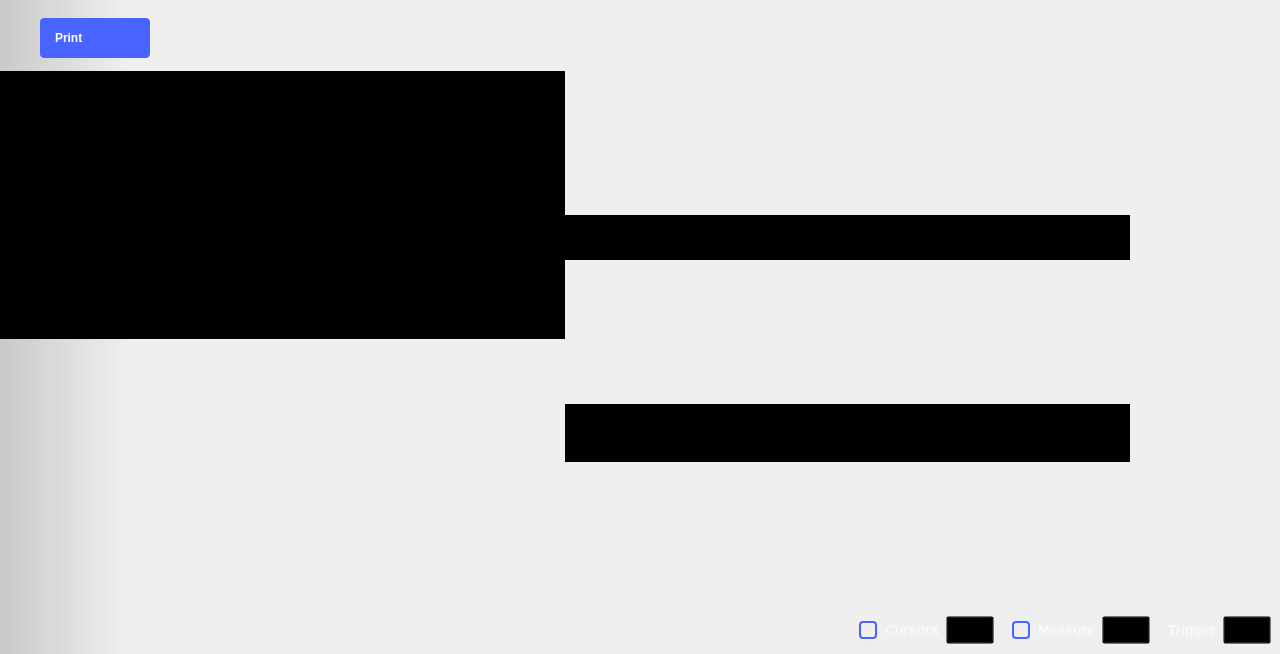
<?xml version="1.0" encoding="UTF-8"?>
<ui version="4.0">
 <class>Oscilloscope</class>
 <widget class="QWidget" name="Oscilloscope">
  <property name="geometry">
   <rect>
    <x>0</x>
    <y>0</y>
    <width>1280</width>
    <height>654</height>
   </rect>
  </property>
  <property name="sizePolicy">
   <sizepolicy hsizetype="MinimumExpanding" vsizetype="MinimumExpanding">
    <horstretch>0</horstretch>
    <verstretch>0</verstretch>
   </sizepolicy>
  </property>
  <property name="minimumSize">
   <size>
    <width>1280</width>
    <height>0</height>
   </size>
  </property>
  <property name="windowTitle">
   <string>Scopy Oscilloscope</string>
  </property>
  <layout class="QVBoxLayout" name="verticalLayout_2">
   <property name="spacing">
    <number>0</number>
   </property>
   <property name="leftMargin">
    <number>0</number>
   </property>
   <property name="topMargin">
    <number>0</number>
   </property>
   <property name="rightMargin">
    <number>0</number>
   </property>
   <property name="bottomMargin">
    <number>0</number>
   </property>
   <item>
    <widget class="adiscope::DetachDragZone" name="mainWidget" native="true">
     <property name="styleSheet">
      <string notr="true">#mainWidget {
background-color: qlineargradient(spread:pad, x1:0, y1:0, x2:0.1, y2:0, stop:0 rgba(0, 0, 0, 40), stop:1 transparent);
}</string>
     </property>
     <layout class="QVBoxLayout" name="verticalLayout_3">
      <property name="spacing">
       <number>0</number>
      </property>
      <property name="leftMargin">
       <number>0</number>
      </property>
      <property name="topMargin">
       <number>0</number>
      </property>
      <property name="rightMargin">
       <number>0</number>
      </property>
      <property name="bottomMargin">
       <number>0</number>
      </property>
      <item>
       <layout class="QHBoxLayout" name="hLayout_top_btn_area">
        <property name="spacing">
         <number>40</number>
        </property>
        <property name="topMargin">
         <number>15</number>
        </property>
        <property name="rightMargin">
         <number>40</number>
        </property>
        <property name="bottomMargin">
         <number>9</number>
        </property>
        <item>
         <spacer name="horizontalSpacer_7">
          <property name="orientation">
           <enum>Qt::Horizontal</enum>
          </property>
          <property name="sizeType">
           <enum>QSizePolicy::Fixed</enum>
          </property>
          <property name="sizeHint" stdset="0">
           <size>
            <width>40</width>
            <height>10</height>
           </size>
          </property>
         </spacer>
        </item>
        <item>
         <widget class="QPushButton" name="printBtn">
          <property name="layoutDirection">
           <enum>Qt::RightToLeft</enum>
          </property>
          <property name="styleSheet">
           <string notr="true">
QPushButton {
  width: 80px;
  height: 40px;

  text-align: left;
  font-weight: bold;
  padding-left: 15px;
  padding-right: 15px;
  qproperty-text: &quot;Print&quot;;

  border-radius: 4px;

  background-color: #4a64ff;
  color: #ffffff;

}

QPushButton:pressed {
  background-color: #2a44df;
}

QPushButton:hover {
	background-color: #4a34ff;
}</string>
          </property>
          <property name="text">
           <string>Print</string>
          </property>
          <property name="icon">
           <iconset resource="../resources/resources.qrc">
            <normaloff>:/icons/ic printer.svg</normaloff>:/icons/ic printer.svg</iconset>
          </property>
          <property name="iconSize">
           <size>
            <width>10</width>
            <height>10</height>
           </size>
          </property>
         </widget>
        </item>
        <item>
         <spacer name="horizontalSpacer_11">
          <property name="orientation">
           <enum>Qt::Horizontal</enum>
          </property>
          <property name="sizeType">
           <enum>QSizePolicy::Expanding</enum>
          </property>
          <property name="sizeHint" stdset="0">
           <size>
            <width>40</width>
            <height>20</height>
           </size>
          </property>
         </spacer>
        </item>
        <item>
         <widget class="adiscope::RunSingleWidget" name="runSingleWidget" native="true"/>
        </item>
        <item>
         <widget class="QWidget" name="widget" native="true">
          <property name="minimumSize">
           <size>
            <width>30</width>
            <height>0</height>
           </size>
          </property>
          <property name="styleSheet">
           <string notr="true">QPushButton {
  min-height: 40px;
  max-height: 40px;
  min-width: 60px;
  max-width: 60px;
  padding-top:5px
}

QPushButton:checked {
  border-top: 1px solid rgba(255,255,255,150);
}

QPushButton:!checked {
  border-top: 1px solid rgba(255,255,255,0);
}

QPushButton:!checked:hover {
  border-top: 1px solid rgba(255,255,255,0);
}

QPushButton:checked:hover {
  border-top: 1px solid rgba(255,255,255,200);
}</string>
          </property>
          <layout class="QHBoxLayout" name="horizontalLayout_3">
           <property name="spacing">
            <number>0</number>
           </property>
           <property name="leftMargin">
            <number>0</number>
           </property>
           <property name="topMargin">
            <number>0</number>
           </property>
           <property name="rightMargin">
            <number>0</number>
           </property>
           <property name="bottomMargin">
            <number>0</number>
           </property>
           <item>
            <widget class="adiscope::CustomPushButton" name="btnGeneralSettings">
             <property name="styleSheet">
              <string notr="true">QPushButton:checked {
  image: url(:/icons/gear_wheel_pressed.svg);
}

QPushButton:!checked {
  image: url(:/icons/gear_wheel.svg);
}


QPushButton:!checked:hover {
  image: url(:/icons/gear_wheel_hover.svg);
}

QPushButton:checked:hover {
  image: url(:/icons/gear_wheel_pressed.svg);
}</string>
             </property>
             <property name="text">
              <string/>
             </property>
             <property name="checkable">
              <bool>true</bool>
             </property>
             <attribute name="buttonGroup">
              <string notr="true">settings_group</string>
             </attribute>
            </widget>
           </item>
           <item>
            <widget class="QPushButton" name="btnSettings">
             <property name="styleSheet">
              <string notr="true">QPushButton:checked {
  image: url(:/icons/setup3_checked_hover.svg);
}

QPushButton:!checked {
  image: url(:/icons/setup3_unchecked.svg);
}

QPushButton:!checked:hover {
  image: url(:/icons/setup3_unchecked_hover.svg);
}

QPushButton:checked:hover {
  image: url(:/icons/setup3_checked_hover.svg);
}</string>
             </property>
             <property name="text">
              <string/>
             </property>
             <property name="checkable">
              <bool>true</bool>
             </property>
            </widget>
           </item>
          </layout>
         </widget>
        </item>
       </layout>
      </item>
      <item>
       <layout class="QHBoxLayout" name="hLayout_central_area">
        <property name="spacing">
         <number>0</number>
        </property>
        <property name="leftMargin">
         <number>0</number>
        </property>
        <property name="rightMargin">
         <number>0</number>
        </property>
        <item>
         <layout class="QVBoxLayout" name="plot_and_buffPreviewer">
          <item>
           <widget class="QWidget" name="hLayoutBufferPreview" native="true">
            <property name="styleSheet">
             <string notr="true">background-color:black;</string>
            </property>
            <layout class="QHBoxLayout" name="hLayout_buffPreview">
             <property name="spacing">
              <number>0</number>
             </property>
             <item>
              <spacer name="horizontalSpacer_4">
               <property name="orientation">
                <enum>Qt::Horizontal</enum>
               </property>
               <property name="sizeHint" stdset="0">
                <size>
                 <width>10</width>
                 <height>10</height>
                </size>
               </property>
              </spacer>
             </item>
             <item>
              <layout class="QVBoxLayout" name="vLayoutBufferSlot">
               <property name="spacing">
                <number>0</number>
               </property>
              </layout>
             </item>
             <item>
              <spacer name="horizontalSpacer_3">
               <property name="orientation">
                <enum>Qt::Horizontal</enum>
               </property>
               <property name="sizeHint" stdset="0">
                <size>
                 <width>10</width>
                 <height>10</height>
                </size>
               </property>
              </spacer>
             </item>
            </layout>
           </widget>
          </item>
          <item>
           <widget class="QWidget" name="widgetPlotContainer" native="true">
            <layout class="QGridLayout" name="gridLayout_5">
             <property name="leftMargin">
              <number>0</number>
             </property>
             <property name="topMargin">
              <number>0</number>
             </property>
             <property name="rightMargin">
              <number>0</number>
             </property>
             <property name="bottomMargin">
              <number>0</number>
             </property>
             <property name="spacing">
              <number>0</number>
             </property>
             <item row="0" column="0">
              <widget class="QWidget" name="container_fft_plot" native="true">
               <layout class="QGridLayout" name="gridLayoutFFT">
                <property name="leftMargin">
                 <number>20</number>
                </property>
                <property name="topMargin">
                 <number>0</number>
                </property>
                <property name="rightMargin">
                 <number>0</number>
                </property>
                <property name="bottomMargin">
                 <number>0</number>
                </property>
                <property name="horizontalSpacing">
                 <number>2</number>
                </property>
                <property name="verticalSpacing">
                 <number>0</number>
                </property>
                <item row="0" column="0">
                 <layout class="QHBoxLayout" name="hlayout_fft">
                  <property name="spacing">
                   <number>0</number>
                  </property>
                 </layout>
                </item>
               </layout>
              </widget>
             </item>
             <item row="2" column="0">
              <layout class="QVBoxLayout" name="plot_and_scales">
               <property name="spacing">
                <number>0</number>
               </property>
               <property name="topMargin">
                <number>0</number>
               </property>
               <property name="rightMargin">
                <number>0</number>
               </property>
               <property name="bottomMargin">
                <number>0</number>
               </property>
               <item>
                <layout class="QGridLayout" name="gridLayoutPlot">
                 <property name="leftMargin">
                  <number>25</number>
                 </property>
                 <property name="topMargin">
                  <number>0</number>
                 </property>
                 <property name="rightMargin">
                  <number>25</number>
                 </property>
                 <property name="bottomMargin">
                  <number>0</number>
                 </property>
                 <property name="spacing">
                  <number>0</number>
                 </property>
                </layout>
               </item>
               <item>
                <layout class="QHBoxLayout" name="scales">
                 <property name="spacing">
                  <number>0</number>
                 </property>
                 <property name="leftMargin">
                  <number>0</number>
                 </property>
                 <property name="topMargin">
                  <number>0</number>
                 </property>
                 <property name="bottomMargin">
                  <number>3</number>
                 </property>
                 <item>
                  <layout class="QHBoxLayout" name="chn_scales">
                   <property name="spacing">
                    <number>15</number>
                   </property>
                   <property name="leftMargin">
                    <number>10</number>
                   </property>
                  </layout>
                 </item>
                 <item>
                  <spacer name="horizontalSpacer">
                   <property name="orientation">
                    <enum>Qt::Horizontal</enum>
                   </property>
                   <property name="sizeHint" stdset="0">
                    <size>
                     <width>0</width>
                     <height>15</height>
                    </size>
                   </property>
                  </spacer>
                 </item>
                </layout>
               </item>
              </layout>
             </item>
             <item row="1" column="0">
              <layout class="QHBoxLayout" name="horizontalLayout_4">
               <property name="spacing">
                <number>0</number>
               </property>
               <property name="leftMargin">
                <number>20</number>
               </property>
               <property name="rightMargin">
                <number>20</number>
               </property>
               <item>
                <spacer name="horizontalSpacer_12">
                 <property name="orientation">
                  <enum>Qt::Horizontal</enum>
                 </property>
                 <property name="sizeType">
                  <enum>QSizePolicy::Fixed</enum>
                 </property>
                 <property name="sizeHint" stdset="0">
                  <size>
                   <width>20</width>
                   <height>20</height>
                  </size>
                 </property>
                </spacer>
               </item>
               <item>
                <widget class="QWidget" name="hist_widget" native="true">
                 <property name="sizePolicy">
                  <sizepolicy hsizetype="Expanding" vsizetype="Preferred">
                   <horstretch>0</horstretch>
                   <verstretch>0</verstretch>
                  </sizepolicy>
                 </property>
                 <property name="minimumSize">
                  <size>
                   <width>20</width>
                   <height>0</height>
                  </size>
                 </property>
                 <layout class="QHBoxLayout" name="hist_layout">
                  <property name="spacing">
                   <number>0</number>
                  </property>
                  <property name="leftMargin">
                   <number>0</number>
                  </property>
                  <property name="topMargin">
                   <number>0</number>
                  </property>
                  <property name="rightMargin">
                   <number>0</number>
                  </property>
                  <property name="bottomMargin">
                   <number>0</number>
                  </property>
                 </layout>
                </widget>
               </item>
               <item>
                <spacer name="horizontalSpacer_13">
                 <property name="orientation">
                  <enum>Qt::Horizontal</enum>
                 </property>
                 <property name="sizeType">
                  <enum>QSizePolicy::Fixed</enum>
                 </property>
                 <property name="sizeHint" stdset="0">
                  <size>
                   <width>20</width>
                   <height>20</height>
                  </size>
                 </property>
                </spacer>
               </item>
              </layout>
             </item>
            </layout>
           </widget>
          </item>
         </layout>
        </item>
        <item>
         <widget class="QWidget" name="xy_plot_container" native="true">
          <property name="minimumSize">
           <size>
            <width>0</width>
            <height>0</height>
           </size>
          </property>
          <layout class="QGridLayout" name="gridLayout">
           <property name="leftMargin">
            <number>0</number>
           </property>
           <property name="topMargin">
            <number>0</number>
           </property>
           <property name="rightMargin">
            <number>0</number>
           </property>
           <property name="bottomMargin">
            <number>0</number>
           </property>
           <property name="spacing">
            <number>0</number>
           </property>
           <item row="0" column="0">
            <widget class="QWidget" name="widget_xy_plot_top" native="true">
             <property name="sizePolicy">
              <sizepolicy hsizetype="Minimum" vsizetype="Minimum">
               <horstretch>0</horstretch>
               <verstretch>0</verstretch>
              </sizepolicy>
             </property>
             <property name="minimumSize">
              <size>
               <width>0</width>
               <height>45</height>
              </size>
             </property>
             <property name="maximumSize">
              <size>
               <width>16777215</width>
               <height>45</height>
              </size>
             </property>
             <property name="styleSheet">
              <string notr="true">background-color: black;</string>
             </property>
             <layout class="QHBoxLayout" name="horizontalLayout">
              <property name="spacing">
               <number>0</number>
              </property>
              <property name="leftMargin">
               <number>0</number>
              </property>
              <property name="topMargin">
               <number>0</number>
              </property>
              <property name="rightMargin">
               <number>0</number>
              </property>
              <property name="bottomMargin">
               <number>0</number>
              </property>
              <item>
               <layout class="QVBoxLayout" name="verticalLayout_5">
                <property name="spacing">
                 <number>0</number>
                </property>
                <property name="topMargin">
                 <number>3</number>
                </property>
                <property name="rightMargin">
                 <number>0</number>
                </property>
                <property name="bottomMargin">
                 <number>3</number>
                </property>
               </layout>
              </item>
              <item>
               <spacer name="horizontalSpacer_2">
                <property name="orientation">
                 <enum>Qt::Horizontal</enum>
                </property>
                <property name="sizeHint" stdset="0">
                 <size>
                  <width>0</width>
                  <height>10</height>
                 </size>
                </property>
               </spacer>
              </item>
              <item>
               <spacer name="horizontalSpacer_5">
                <property name="orientation">
                 <enum>Qt::Horizontal</enum>
                </property>
                <property name="sizeType">
                 <enum>QSizePolicy::Fixed</enum>
                </property>
                <property name="sizeHint" stdset="0">
                 <size>
                  <width>2</width>
                  <height>10</height>
                 </size>
                </property>
               </spacer>
              </item>
             </layout>
            </widget>
           </item>
           <item row="1" column="0">
            <widget class="QWidget" name="widget_xy_plot_bottom" native="true">
             <property name="sizePolicy">
              <sizepolicy hsizetype="Minimum" vsizetype="Minimum">
               <horstretch>0</horstretch>
               <verstretch>0</verstretch>
              </sizepolicy>
             </property>
             <property name="minimumSize">
              <size>
               <width>0</width>
               <height>58</height>
              </size>
             </property>
             <property name="maximumSize">
              <size>
               <width>16777215</width>
               <height>58</height>
              </size>
             </property>
             <property name="styleSheet">
              <string notr="true">background-color: black;</string>
             </property>
             <layout class="QHBoxLayout" name="horizontalLayout_2">
              <property name="spacing">
               <number>0</number>
              </property>
              <property name="leftMargin">
               <number>0</number>
              </property>
              <property name="topMargin">
               <number>0</number>
              </property>
              <property name="rightMargin">
               <number>0</number>
              </property>
              <property name="bottomMargin">
               <number>0</number>
              </property>
              <item>
               <spacer name="horizontalSpacer_6">
                <property name="orientation">
                 <enum>Qt::Horizontal</enum>
                </property>
                <property name="sizeHint" stdset="0">
                 <size>
                  <width>399</width>
                  <height>0</height>
                 </size>
                </property>
               </spacer>
              </item>
              <item>
               <layout class="QVBoxLayout" name="verticalLayout_4">
                <property name="spacing">
                 <number>0</number>
                </property>
                <property name="rightMargin">
                 <number>0</number>
                </property>
               </layout>
              </item>
              <item>
               <spacer name="horizontalSpacer_10">
                <property name="orientation">
                 <enum>Qt::Horizontal</enum>
                </property>
                <property name="sizeType">
                 <enum>QSizePolicy::Fixed</enum>
                </property>
                <property name="sizeHint" stdset="0">
                 <size>
                  <width>5</width>
                  <height>0</height>
                 </size>
                </property>
               </spacer>
              </item>
             </layout>
            </widget>
           </item>
          </layout>
         </widget>
        </item>
        <item>
         <layout class="QVBoxLayout" name="vLayout_for_rightMenu">
          <property name="topMargin">
           <number>0</number>
          </property>
          <item>
           <widget class="adiscope::MenuAnim" name="rightMenu" native="true">
            <property name="sizePolicy">
             <sizepolicy hsizetype="Maximum" vsizetype="Preferred">
              <horstretch>0</horstretch>
              <verstretch>0</verstretch>
             </sizepolicy>
            </property>
            <property name="minimumSize">
             <size>
              <width>0</width>
              <height>0</height>
             </size>
            </property>
            <layout class="QVBoxLayout" name="verticalLayout">
             <property name="spacing">
              <number>0</number>
             </property>
             <property name="leftMargin">
              <number>0</number>
             </property>
             <property name="topMargin">
              <number>20</number>
             </property>
             <property name="rightMargin">
              <number>0</number>
             </property>
             <property name="bottomMargin">
              <number>0</number>
             </property>
             <item>
              <widget class="QStackedWidget" name="stackedWidget">
               <property name="sizePolicy">
                <sizepolicy hsizetype="Minimum" vsizetype="Preferred">
                 <horstretch>0</horstretch>
                 <verstretch>0</verstretch>
                </sizepolicy>
               </property>
               <property name="currentIndex">
                <number>1</number>
               </property>
               <widget class="QWidget" name="channelSettings"/>
               <widget class="QWidget" name="logicSettings">
                <property name="minimumSize">
                 <size>
                  <width>150</width>
                  <height>0</height>
                 </size>
                </property>
                <property name="styleSheet">
                 <string notr="true">QCheckBox {
  spacing: 8px;
  background-color: transparent;
  font-size: 14px;
  font-weight: bold;

color: rgba(255, 255, 255, 153);
}

QCheckBox::indicator {
width: 14px;
  height: 14px;
  border: 2px solid rgb(74,100,255);
  border-radius: 4px;
}
QCheckBox::indicator:unchecked { background-color: transparent; }
QCheckBox::indicator:checked { background-color: rgb(74,100,255); }

QPushButton {
width: 40px;
  height: 20px;
  background-color: transparent;
}
QPushButton:pressed { border-image: url(:/icons/setup_btn_checked.svg); }
QPushButton:!pressed { border-image: url(:/icons/setup_btn_unchecked.svg); }
QPushButton:hover:!pressed:!checked { border-image: url(:/icons/setup_btn_hover.svg); }
QPushButton:checked { border-image: url(:/icons/setup_btn_checked.svg); }

QLabel {
font-size: 14px;
  font-weight: bold;

color: rgba(255, 255, 255, 153);
}</string>
                </property>
                <layout class="QVBoxLayout" name="logicSettingsLayout">
                 <property name="spacing">
                  <number>0</number>
                 </property>
                 <property name="leftMargin">
                  <number>15</number>
                 </property>
                 <property name="topMargin">
                  <number>0</number>
                 </property>
                 <property name="rightMargin">
                  <number>15</number>
                 </property>
                 <property name="bottomMargin">
                  <number>0</number>
                 </property>
                </layout>
               </widget>
               <widget class="QWidget" name="cursorsSettings"/>
               <widget class="QWidget" name="measureSettings"/>
               <widget class="QWidget" name="generalSettings"/>
              </widget>
             </item>
            </layout>
           </widget>
          </item>
         </layout>
        </item>
       </layout>
      </item>
      <item>
       <layout class="QHBoxLayout" name="hLayout_bottom_btn_area">
        <property name="spacing">
         <number>0</number>
        </property>
        <item>
         <layout class="QHBoxLayout" name="channelsList">
          <property name="leftMargin">
           <number>0</number>
          </property>
          <property name="rightMargin">
           <number>0</number>
          </property>
         </layout>
        </item>
        <item>
         <widget class="adiscope::CustomPushButton" name="btnAddMath">
          <property name="text">
           <string/>
          </property>
          <property name="icon">
           <iconset resource="../resources/resources.qrc">
            <normaloff>:/menu/add.svg</normaloff>:/menu/add.svg</iconset>
          </property>
          <property name="checkable">
           <bool>true</bool>
          </property>
          <property name="flat">
           <bool>true</bool>
          </property>
          <attribute name="buttonGroup">
           <string notr="true">settings_group</string>
          </attribute>
         </widget>
        </item>
        <item>
         <spacer name="horizontalSpacer_15">
          <property name="orientation">
           <enum>Qt::Horizontal</enum>
          </property>
          <property name="sizeType">
           <enum>QSizePolicy::Expanding</enum>
          </property>
          <property name="sizeHint" stdset="0">
           <size>
            <width>40</width>
            <height>20</height>
           </size>
          </property>
         </spacer>
        </item>
        <item>
         <widget class="QWidget" name="widget_3" native="true">
          <property name="sizePolicy">
           <sizepolicy hsizetype="Preferred" vsizetype="Fixed">
            <horstretch>0</horstretch>
            <verstretch>0</verstretch>
           </sizepolicy>
          </property>
          <property name="minimumSize">
           <size>
            <width>0</width>
            <height>48</height>
           </size>
          </property>
          <property name="styleSheet">
           <string notr="true">QCheckBox {
  spacing: 8px;
  background-color: transparent;
  font-size: 14px;
  font-weight: bold;
  
  color: rgba(255, 255, 255, 153);
}

QCheckBox::indicator {
  width: 14px;
  height: 14px;
  border: 2px solid rgb(74,100,255);
  border-radius: 4px;
}
QCheckBox::indicator:unchecked { background-color: transparent; }
QCheckBox::indicator:checked { background-color: rgb(74,100,255); }

QPushButton {
  width: 40px;
  height: 20px;
  background-color: transparent;
}
QPushButton:pressed { border-image: url(:/icons/setup_btn_checked.svg); }
QPushButton:!pressed { border-image: url(:/icons/setup_btn_unchecked.svg); }
QPushButton:hover:!pressed:!checked { border-image: url(:/icons/setup_btn_hover.svg); }
QPushButton:checked { border-image: url(:/icons/setup_btn_checked.svg); }

QLabel {
  font-size: 14px;
  font-weight: bold;
  
  color: rgba(255, 255, 255, 153);
}</string>
          </property>
          <layout class="QHBoxLayout" name="horizontalLayout_6">
           <item>
            <widget class="QCheckBox" name="boxCursors">
             <property name="text">
              <string>Cursors</string>
             </property>
            </widget>
           </item>
           <item>
            <widget class="adiscope::CustomPushButton" name="btnCursors">
             <property name="enabled">
              <bool>false</bool>
             </property>
             <property name="text">
              <string/>
             </property>
             <property name="checkable">
              <bool>true</bool>
             </property>
             <attribute name="buttonGroup">
              <string notr="true">settings_group</string>
             </attribute>
            </widget>
           </item>
           <item>
            <spacer name="horizontalSpacer_9">
             <property name="orientation">
              <enum>Qt::Horizontal</enum>
             </property>
             <property name="sizeType">
              <enum>QSizePolicy::Fixed</enum>
             </property>
             <property name="sizeHint" stdset="0">
              <size>
               <width>12</width>
               <height>0</height>
              </size>
             </property>
            </spacer>
           </item>
           <item>
            <widget class="QCheckBox" name="boxMeasure">
             <property name="text">
              <string>Measure</string>
             </property>
            </widget>
           </item>
           <item>
            <widget class="adiscope::CustomPushButton" name="btnMeasure">
             <property name="enabled">
              <bool>false</bool>
             </property>
             <property name="text">
              <string/>
             </property>
             <property name="checkable">
              <bool>true</bool>
             </property>
             <attribute name="buttonGroup">
              <string notr="true">settings_group</string>
             </attribute>
            </widget>
           </item>
           <item>
            <spacer name="horizontalSpacer_8">
             <property name="orientation">
              <enum>Qt::Horizontal</enum>
             </property>
             <property name="sizeType">
              <enum>QSizePolicy::Fixed</enum>
             </property>
             <property name="sizeHint" stdset="0">
              <size>
               <width>12</width>
               <height>0</height>
              </size>
             </property>
            </spacer>
           </item>
           <item>
            <widget class="QLabel" name="label_4">
             <property name="text">
              <string>Trigger</string>
             </property>
            </widget>
           </item>
           <item>
            <widget class="adiscope::CustomPushButton" name="btnTrigger">
             <property name="text">
              <string/>
             </property>
             <property name="checkable">
              <bool>true</bool>
             </property>
             <attribute name="buttonGroup">
              <string notr="true">settings_group</string>
             </attribute>
            </widget>
           </item>
          </layout>
         </widget>
        </item>
       </layout>
      </item>
     </layout>
    </widget>
   </item>
  </layout>
  <action name="actionClose">
   <property name="text">
    <string>Close</string>
   </property>
  </action>
 </widget>
 <customwidgets>
  <customwidget>
   <class>adiscope::DetachDragZone</class>
   <extends>QWidget</extends>
   <header>detachdragzone.h</header>
   <container>1</container>
  </customwidget>
  <customwidget>
   <class>adiscope::MenuAnim</class>
   <extends>QWidget</extends>
   <header>menu_anim.hpp</header>
   <container>1</container>
  </customwidget>
  <customwidget>
   <class>adiscope::CustomPushButton</class>
   <extends>QPushButton</extends>
   <header>customPushButton.hpp</header>
  </customwidget>
  <customwidget>
   <class>adiscope::RunSingleWidget</class>
   <extends>QWidget</extends>
   <header>runsinglewidget.h</header>
   <container>1</container>
  </customwidget>
 </customwidgets>
 <resources>
  <include location="../resources/resources.qrc"/>
 </resources>
 <connections>
  <connection>
   <sender>btnTrigger</sender>
   <signal>toggled(bool)</signal>
   <receiver>btnSettings</receiver>
   <slot>setChecked(bool)</slot>
   <hints>
    <hint type="sourcelabel">
     <x>1157</x>
     <y>628</y>
    </hint>
    <hint type="destinationlabel">
     <x>1116</x>
     <y>40</y>
    </hint>
   </hints>
  </connection>
  <connection>
   <sender>btnMeasure</sender>
   <signal>toggled(bool)</signal>
   <receiver>btnSettings</receiver>
   <slot>setChecked(bool)</slot>
   <hints>
    <hint type="sourcelabel">
     <x>1031</x>
     <y>628</y>
    </hint>
    <hint type="destinationlabel">
     <x>1116</x>
     <y>40</y>
    </hint>
   </hints>
  </connection>
  <connection>
   <sender>btnCursors</sender>
   <signal>toggled(bool)</signal>
   <receiver>btnSettings</receiver>
   <slot>setChecked(bool)</slot>
   <hints>
    <hint type="sourcelabel">
     <x>878</x>
     <y>628</y>
    </hint>
    <hint type="destinationlabel">
     <x>1116</x>
     <y>40</y>
    </hint>
   </hints>
  </connection>
  <connection>
   <sender>boxMeasure</sender>
   <signal>toggled(bool)</signal>
   <receiver>btnMeasure</receiver>
   <slot>setEnabled(bool)</slot>
   <hints>
    <hint type="sourcelabel">
     <x>964</x>
     <y>628</y>
    </hint>
    <hint type="destinationlabel">
     <x>1031</x>
     <y>628</y>
    </hint>
   </hints>
  </connection>
  <connection>
   <sender>boxCursors</sender>
   <signal>toggled(bool)</signal>
   <receiver>btnCursors</receiver>
   <slot>setEnabled(bool)</slot>
   <hints>
    <hint type="sourcelabel">
     <x>811</x>
     <y>628</y>
    </hint>
    <hint type="destinationlabel">
     <x>878</x>
     <y>628</y>
    </hint>
   </hints>
  </connection>
 </connections>
 <buttongroups>
  <buttongroup name="settings_group"/>
 </buttongroups>
</ui>
